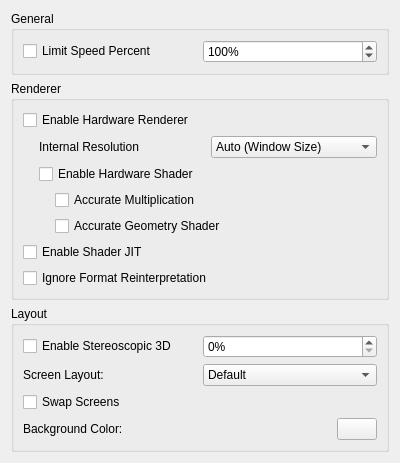
<?xml version="1.0" encoding="UTF-8"?>
<ui version="4.0">
 <class>ConfigureGraphics</class>
 <widget class="QWidget" name="ConfigureGraphics">
  <property name="geometry">
   <rect>
    <x>0</x>
    <y>0</y>
    <width>400</width>
    <height>427</height>
   </rect>
  </property>
  <property name="windowTitle">
   <string>Form</string>
  </property>
  <layout class="QVBoxLayout" name="verticalLayout">
   <item>
    <widget class="QGroupBox" name="generalBox">
     <property name="title">
      <string>General</string>
     </property>
     <layout class="QVBoxLayout" name="verticalLayout_2">
      <item>
       <layout class="QHBoxLayout" name="horizontalLayout_2">
        <item>
         <widget class="QCheckBox" name="toggle_frame_limit">
          <property name="text">
           <string>Limit Speed Percent</string>
          </property>
         </widget>
        </item>
        <item>
         <widget class="QSpinBox" name="frame_limit">
          <property name="suffix">
           <string>%</string>
          </property>
          <property name="minimum">
           <number>1</number>
          </property>
          <property name="maximum">
           <number>9999</number>
          </property>
          <property name="value">
           <number>100</number>
          </property>
         </widget>
        </item>
       </layout>
      </item>
     </layout>
    </widget>
   </item>
   <item>
    <widget class="QGroupBox" name="rendererBox">
     <property name="title">
      <string>Renderer</string>
     </property>
     <layout class="QVBoxLayout" name="verticalLayout_6">
      <item>
       <widget class="QCheckBox" name="toggle_hw_renderer">
        <property name="toolTip">
         <string>&lt;html&gt;&lt;head/&gt;&lt;body&gt;&lt;p&gt;Use OpenGL to accelerate rendering.&lt;/p&gt;&lt;p&gt;Disable to debug graphics-related problem.&lt;/p&gt;&lt;/body&gt;&lt;/html&gt;</string>
        </property>
        <property name="text">
         <string>Enable Hardware Renderer</string>
        </property>
       </widget>
      </item>
      <item>
       <widget class="QWidget" name="hw_renderer_group" native="true">
        <layout class="QVBoxLayout" name="verticalLayout_5">
         <property name="leftMargin">
          <number>16</number>
         </property>
         <property name="topMargin">
          <number>0</number>
         </property>
         <property name="rightMargin">
          <number>0</number>
         </property>
         <property name="bottomMargin">
          <number>0</number>
         </property>
         <item>
          <layout class="QHBoxLayout" name="horizontalLayout">
           <item>
            <widget class="QLabel" name="label">
             <property name="text">
              <string>Internal Resolution</string>
             </property>
            </widget>
           </item>
           <item>
            <widget class="QComboBox" name="resolution_factor_combobox">
             <item>
              <property name="text">
               <string>Auto (Window Size)</string>
              </property>
             </item>
             <item>
              <property name="text">
               <string>Native (400x240)</string>
              </property>
             </item>
             <item>
              <property name="text">
               <string>2x Native (800x480)</string>
              </property>
             </item>
             <item>
              <property name="text">
               <string>3x Native (1200x720)</string>
              </property>
             </item>
             <item>
              <property name="text">
               <string>4x Native (1600x960)</string>
              </property>
             </item>
             <item>
              <property name="text">
               <string>5x Native (2000x1200)</string>
              </property>
             </item>
             <item>
              <property name="text">
               <string>6x Native (2400x1440)</string>
              </property>
             </item>
             <item>
              <property name="text">
               <string>7x Native (2800x1680)</string>
              </property>
             </item>
             <item>
              <property name="text">
               <string>8x Native (3200x1920)</string>
              </property>
             </item>
             <item>
              <property name="text">
               <string>9x Native (3600x2160)</string>
              </property>
             </item>
             <item>
              <property name="text">
               <string>10x Native (4000x2400)</string>
              </property>
             </item>
            </widget>
           </item>
          </layout>
         </item>
         <item>
          <widget class="QCheckBox" name="toggle_hw_shader">
           <property name="toolTip">
            <string>&lt;html&gt;&lt;head/&gt;&lt;body&gt;&lt;p&gt;Use OpenGL to accelerate shader emulation.&lt;/p&gt;&lt;p&gt;Requires a relatively powerful GPU for better performance.&lt;/p&gt;&lt;/body&gt;&lt;/html&gt;</string>
           </property>
           <property name="text">
            <string>Enable Hardware Shader</string>
           </property>
          </widget>
         </item>
         <item>
          <widget class="QWidget" name="hw_shader_group" native="true">
           <layout class="QVBoxLayout" name="verticalLayout_7">
            <property name="leftMargin">
             <number>16</number>
            </property>
            <property name="topMargin">
             <number>0</number>
            </property>
            <property name="rightMargin">
             <number>0</number>
            </property>
            <property name="bottomMargin">
             <number>0</number>
            </property>
            <item>
             <widget class="QCheckBox" name="toggle_accurate_mul">
              <property name="toolTip">
               <string>&lt;html&gt;&lt;head/&gt;&lt;body&gt;&lt;p&gt;Correctly handle all edge cases in multiplication operation in shaders. &lt;/p&gt;&lt;p&gt;Some games requires this to be enabled for the hardware shader to render properly.&lt;/p&gt;&lt;p&gt;However this would reduce performance in most games.&lt;/p&gt;&lt;/body&gt;&lt;/html&gt;</string>
              </property>
              <property name="text">
               <string>Accurate Multiplication</string>
              </property>
             </widget>
            </item>
            <item>
             <widget class="QCheckBox" name="toggle_accurate_gs">
              <property name="toolTip">
               <string>&lt;html&gt;&lt;head/&gt;&lt;body&gt;&lt;p&gt;Force to fall back to software shader emulation when geometry shaders are used. &lt;/p&gt;&lt;p&gt;Some games require this to be enabled for the hardware shader to render properly.&lt;/p&gt;&lt;p&gt;However this might reduce performance in some games&lt;/p&gt;&lt;/body&gt;&lt;/html&gt;</string>
              </property>
              <property name="text">
               <string>Accurate Geometry Shader</string>
              </property>
             </widget>
            </item>
           </layout>
          </widget>
         </item>
        </layout>
       </widget>
      </item>
      <item>
       <widget class="QCheckBox" name="toggle_shader_jit">
        <property name="toolTip">
         <string>&lt;html&gt;&lt;head/&gt;&lt;body&gt;&lt;p&gt;Use the JIT engine instead of the interpreter for software shader emulation. &lt;/p&gt;&lt;p&gt;Enable this for better performance.&lt;/p&gt;&lt;/body&gt;&lt;/html&gt;</string>
        </property>
        <property name="text">
         <string>Enable Shader JIT</string>
        </property>
       </widget>
      </item>
      <item>
       <widget class="QCheckBox" name="toggle_format_reinterpret_hack">
        <property name="text">
         <string>Ignore Format Reinterpretation</string>
        </property>
       </widget>
      </item>
     </layout>
    </widget>
   </item>
   <item>
    <widget class="QGroupBox" name="layoutBox">
     <property name="title">
      <string>Layout</string>
     </property>
     <layout class="QVBoxLayout" name="verticalLayout_3">
      <item>
       <layout class="QHBoxLayout" name="horizontalLayout_5">
        <item>
         <widget class="QCheckBox" name="toggle_3d">
          <property name="text">
           <string>Enable Stereoscopic 3D</string>
          </property>
         </widget>
        </item>
        <item>
         <widget class="QSpinBox" name="factor_3d">
          <property name="suffix">
           <string>%</string>
          </property>
          <property name="minimum">
           <number>0</number>
          </property>
          <property name="maximum">
           <number>100</number>
          </property>
          <property name="value">
           <number>0</number>
          </property>
         </widget>
        </item>
       </layout>
      </item>
      <item>
       <layout class="QHBoxLayout" name="horizontalLayout_4">
        <item>
         <widget class="QLabel" name="label1">
          <property name="text">
           <string>Screen Layout:</string>
          </property>
         </widget>
        </item>
        <item>
         <widget class="QComboBox" name="layout_combobox">
          <item>
           <property name="text">
            <string>Default</string>
           </property>
          </item>
          <item>
           <property name="text">
            <string>Single Screen</string>
           </property>
          </item>
          <item>
           <property name="text">
            <string>Medium Screen</string>
           </property>
          </item>
          <item>
           <property name="text">
            <string>Large Screen</string>
           </property>
          </item>
          <item>
           <property name="text">
            <string>Side by Side</string>
           </property>
          </item>
         </widget>
        </item>
       </layout>
      </item>
      <item>
       <widget class="QCheckBox" name="swap_screen">
        <property name="text">
         <string>Swap Screens</string>
        </property>
       </widget>
      </item>
      <item>
       <layout class="QHBoxLayout" name="horizontalLayout_6">
        <item>
         <widget class="QLabel" name="bg_label">
          <property name="text">
           <string>Background Color:</string>
          </property>
         </widget>
        </item>
        <item>
         <widget class="QPushButton" name="bg_button">
          <property name="maximumSize">
           <size>
            <width>40</width>
            <height>16777215</height>
           </size>
          </property>
         </widget>
        </item>
       </layout>
      </item>
     </layout>
    </widget>
   </item>
   <item>
    <spacer name="verticalSpacer">
     <property name="orientation">
      <enum>Qt::Vertical</enum>
     </property>
     <property name="sizeHint" stdset="0">
      <size>
       <width>20</width>
       <height>40</height>
      </size>
     </property>
    </spacer>
   </item>
  </layout>
 </widget>
 <resources/>
 <connections/>
</ui>
